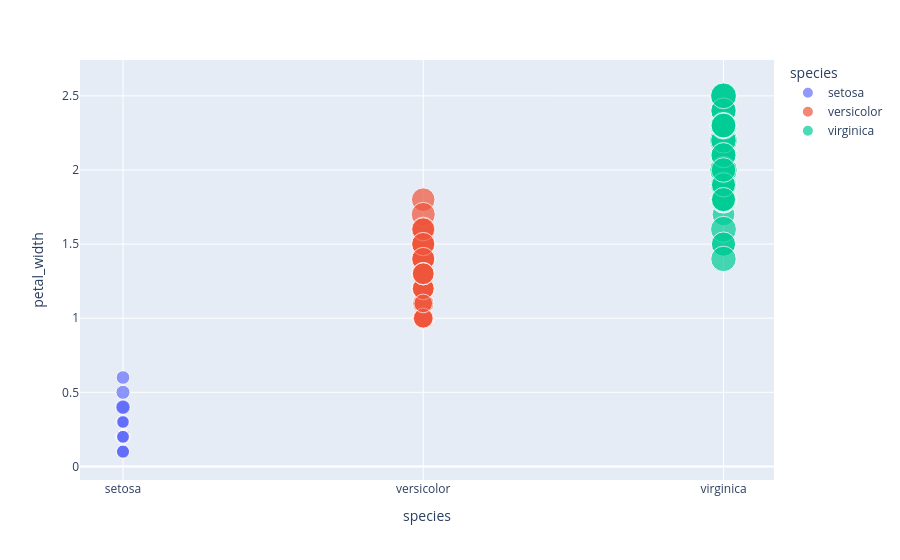

Source (notebook cell):
### Code cell
# using the iris dataset
df = px.data.iris() 

# plotting the bubble chart
fig = px.scatter(df, x="species", y="petal_width", 
				size="petal_length", color="species") 

# showing the plot
fig.show()

### Figure 1 — Plotly figure (JSON) as saved in the notebook; plotly's stock layout.template omitted (floating-point values rounded to 4 significant figures)
{"data": [{"hovertemplate": "species=%{x}<br>petal_width=%{y}<br>petal_length=%{marker.size}<extra></extra>", "legendgroup": "setosa", "marker": {"color": "#636efa", "size": [1.4, 1.4, 1.3, 1.5, 1.4, 1.7, 1.4, 1.5, 1.4, 1.5, 1.5, 1.6, 1.4, 1.1, 1.2, 1.5, 1.3, 1.4, 1.7, 1.5, 1.7, 1.5, 1.0, 1.7, 1.9, 1.6, 1.6, 1.5, 1.4, 1.6, 1.6, 1.5, 1.5, 1.4, 1.5, 1.2, 1.3, 1.5, 1.3, 1.5, 1.3, 1.3, 1.3, 1.6, 1.9, 1.4, 1.6, 1.4, 1.5, 1.4], "sizemode": "area", "sizeref": 0.01725, "symbol": "circle"}, "mode": "markers", "name": "setosa", "orientation": "v", "showlegend": true, "type": "scatter", "x": ["setosa", "setosa", "setosa", "setosa", "setosa", "setosa", "setosa", "setosa", "setosa", "setosa", "setosa", "setosa", "setosa", "setosa", "setosa", "setosa", "setosa", "setosa", "setosa", "setosa", "setosa", "setosa", "setosa", "setosa", "setosa", "setosa", "setosa", "setosa", "setosa", "setosa", "setosa", "setosa", "setosa", "setosa", "setosa", "setosa", "setosa", "setosa", "setosa", "setosa", "setosa", "setosa", "setosa", "setosa", "setosa", "setosa", "setosa", "setosa", "setosa", "setosa"], "xaxis": "x", "y": [0.2, 0.2, 0.2, 0.2, 0.2, 0.4, 0.3, 0.2, 0.2, 0.1, 0.2, 0.2, 0.1, 0.1, 0.2, 0.4, 0.4, 0.3, 0.3, 0.3, 0.2, 0.4, 0.2, 0.5, 0.2, 0.2, 0.4, 0.2, 0.2, 0.2, 0.2, 0.4, 0.1, 0.2, 0.1, 0.2, 0.2, 0.1, 0.2, 0.2, 0.3, 0.3, 0.2, 0.6, 0.4, 0.3, 0.2, 0.2, 0.2, 0.2], "yaxis": "y"}, {"hovertemplate": "species=%{x}<br>petal_width=%{y}<br>petal_length=%{marker.size}<extra></extra>", "legendgroup": "versicolor", "marker": {"color": "#EF553B", "size": [4.7, 4.5, 4.9, 4.0, 4.6, 4.5, 4.7, 3.3, 4.6, 3.9, 3.5, 4.2, 4.0, 4.7, 3.6, 4.4, 4.5, 4.1, 4.5, 3.9, 4.8, 4.0, 4.9, 4.7, 4.3, 4.4, 4.8, 5.0, 4.5, 3.5, 3.8, 3.7, 3.9, 5.1, 4.5, 4.5, 4.7, 4.4, 4.1, 4.0, 4.4, 4.6, 4.0, 3.3, 4.2, 4.2, 4.2, 4.3, 3.0, 4.1], "sizemode": "area", "sizeref": 0.01725, "symbol": "circle"}, "mode": "markers", "name": "versicolor", "orientation": "v", "showlegend": true, "type": "scatter", "x": ["versicolor", "versicolor", "versicolor", "versicolor", "versicolor", "versicolor", "versicolor", "versicolor", "versicolor", "versicolor", "versicolor", "versicolor", "versicolor", "versicolor", "versicolor", "versicolor", "versicolor", "versicolor", "versicolor", "versicolor", "versicolor", "versicolor", "versicolor", "versicolor", "versicolor", "versicolor", "versicolor", "versicolor", "versicolor", "versicolor", "versicolor", "versicolor", "versicolor", "versicolor", "versicolor", "versicolor", "versicolor", "versicolor", "versicolor", "versicolor", "versicolor", "versicolor", "versicolor", "versicolor", "versicolor", "versicolor", "versicolor", "versicolor", "versicolor", "versicolor"], "xaxis": "x", "y": [1.4, 1.5, 1.5, 1.3, 1.5, 1.3, 1.6, 1.0, 1.3, 1.4, 1.0, 1.5, 1.0, 1.4, 1.3, 1.4, 1.5, 1.0, 1.5, 1.1, 1.8, 1.3, 1.5, 1.2, 1.3, 1.4, 1.4, 1.7, 1.5, 1.0, 1.1, 1.0, 1.2, 1.6, 1.5, 1.6, 1.5, 1.3, 1.3, 1.3, 1.2, 1.4, 1.2, 1.0, 1.3, 1.2, 1.3, 1.3, 1.1, 1.3], "yaxis": "y"}, {"hovertemplate": "species=%{x}<br>petal_width=%{y}<br>petal_length=%{marker.size}<extra></extra>", "legendgroup": "virginica", "marker": {"color": "#00cc96", "size": [6.0, 5.1, 5.9, 5.6, 5.8, 6.6, 4.5, 6.3, 5.8, 6.1, 5.1, 5.3, 5.5, 5.0, 5.1, 5.3, 5.5, 6.7, 6.9, 5.0, 5.7, 4.9, 6.7, 4.9, 5.7, 6.0, 4.8, 4.9, 5.6, 5.8, 6.1, 6.4, 5.6, 5.1, 5.6, 6.1, 5.6, 5.5, 4.8, 5.4, 5.6, 5.1, 5.1, 5.9, 5.7, 5.2, 5.0, 5.2, 5.4, 5.1], "sizemode": "area", "sizeref": 0.01725, "symbol": "circle"}, "mode": "markers", "name": "virginica", "orientation": "v", "showlegend": true, "type": "scatter", "x": ["virginica", "virginica", "virginica", "virginica", "virginica", "virginica", "virginica", "virginica", "virginica", "virginica", "virginica", "virginica", "virginica", "virginica", "virginica", "virginica", "virginica", "virginica", "virginica", "virginica", "virginica", "virginica", "virginica", "virginica", "virginica", "virginica", "virginica", "virginica", "virginica", "virginica", "virginica", "virginica", "virginica", "virginica", "virginica", "virginica", "virginica", "virginica", "virginica", "virginica", "virginica", "virginica", "virginica", "virginica", "virginica", "virginica", "virginica", "virginica", "virginica", "virginica"], "xaxis": "x", "y": [2.5, 1.9, 2.1, 1.8, 2.2, 2.1, 1.7, 1.8, 1.8, 2.5, 2.0, 1.9, 2.1, 2.0, 2.4, 2.3, 1.8, 2.2, 2.3, 1.5, 2.3, 2.0, 2.0, 1.8, 2.1, 1.8, 1.8, 1.8, 2.1, 1.6, 1.9, 2.0, 2.2, 1.5, 1.4, 2.3, 2.4, 1.8, 1.8, 2.1, 2.4, 2.3, 1.9, 2.3, 2.5, 2.3, 1.9, 2.0, 2.3, 1.8], "yaxis": "y"}], "layout": {"legend": {"itemsizing": "constant", "title": {"text": "species"}, "tracegroupgap": 0}, "margin": {"t": 60}, "xaxis": {"anchor": "y", "categoryarray": ["setosa", "versicolor", "virginica"], "categoryorder": "array", "domain": [0, 1], "title": {"text": "species"}}, "yaxis": {"anchor": "x", "domain": [0, 1], "title": {"text": "petal_width"}}}}
